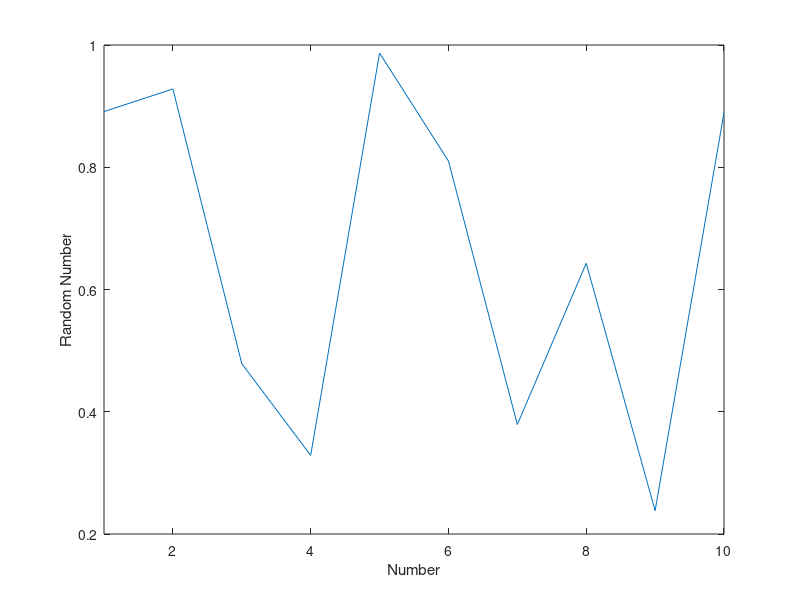

Write the MATLAB code that produced this figure.
% Create an 'empty' array to store the 10 random numbers
randomNumbers = zeros(1, 10);

% Generate 10 random numbers using a for loop
for i = 1:10
    randomNumbers(i) = rand;
end

% Create x-axis values from 1 to 10
x = 1:10;

% Create the plot
plot(x, randomNumbers);

%Setting the values of x to show on the graph from 1 - 10
% so the graph starts at x = 1 and ends at x = 10
xlim([1 10]);

% Label the axes
xlabel('Number');
ylabel('Random Number');
